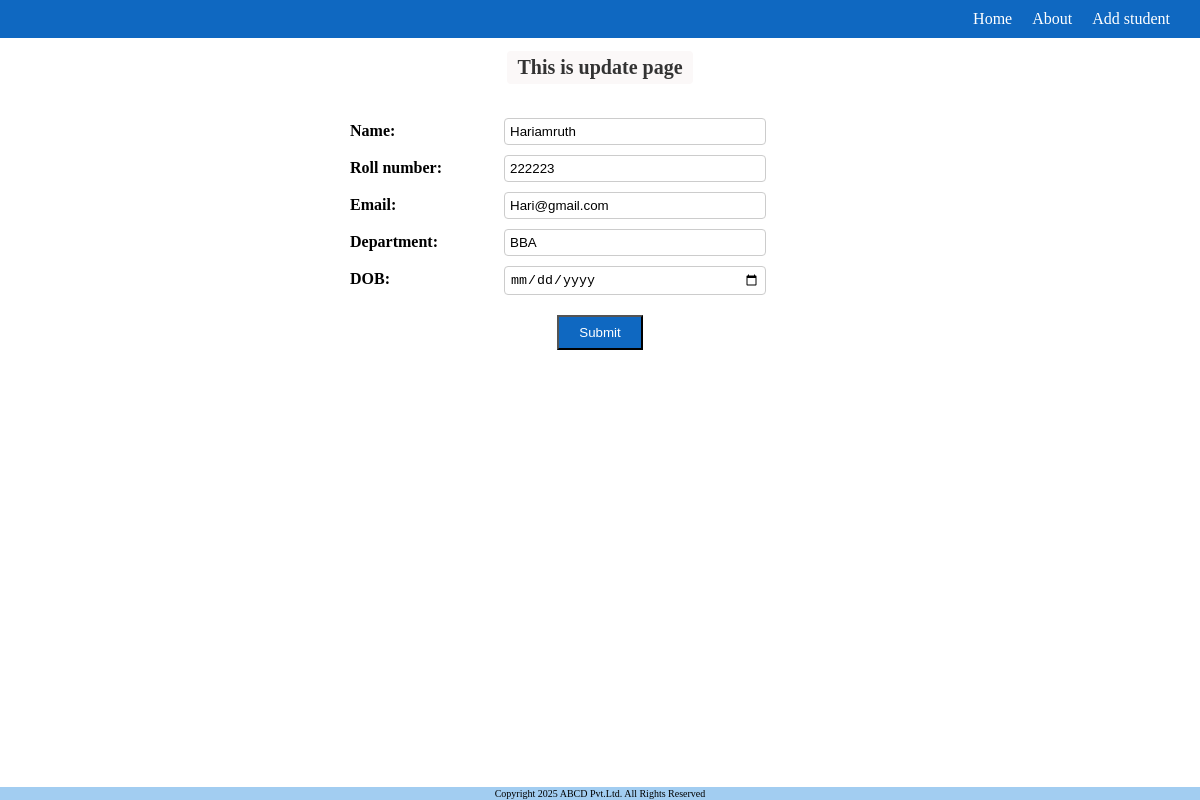
Page /update/16 on the committed database.
### base/models.py (models this page shows, shortened)
class StudentsModel(models.Model):
    name=models.CharField(max_length=50)
    roll_number=models.IntegerField()
    email=models.EmailField()
    department=models.CharField(max_length=30)
    dob=models.DateField()

### base/views.py (the view, shortened to what this page needs)
# urls.py: path('update/<int:pk>',update,name='update'),
def update(request,pk):
    data = StudentsModel.objects.get(id=pk)
    return render(request,'update.html',{'data':data})

### base/templates/update.html (shortened to what this page needs)
{% extends 'main.html' %}
{% block page_class %}update-page{% endblock %}
{% block content %}
<center>
    <h1>This is update page</h1>
    <form action="" method="POST" class="update-form">
        <div class="form-row">
            <label>Name:</label>
            <input type="text" name="name" value="{{data.name}}">
        </div>
        <div class="form-row">
            <label>Roll number:</label>
            <input type="text" name="roll_number" value="{{data.roll_number}}">
        </div>
        <div class="form-row">
            <label>Email:</label>
            <input type="email" name="email" value="{{data.email}}">
        </div>
        <div class="form-row">
            <label>Department:</label>
            <input type="text" name="department" value="{{data.department}}">
        </div>
        <div class="form-row">
            <label>DOB:</label>
            <input type="date" name="dob" value="{{data.dob}}">
        </div>
        <button type="submit">Submit</button>
    </form>
</center>
{% endblock %}

### static/style.css (style rules this page uses)
.update-page { background-image: url("images/update1.jpg"); background-size:contain; background-position: center; background-repeat: no-repeat; }
html, body { height: 100%; margin: 0; padding: 0; }
body { display: flex; flex-direction: column; }
h1 { display: inline-block; background-color: #fbf8f8; padding: 5px 10px; border-radius: 4px; font-size: 20px; color: #333; }
.update-form { width: 500px; margin: 20px auto; }
.form-row { margin: 10px 0; text-align: left; }
.form-row label { display: inline-block; width: 150px; font-weight: bold; }
.form-row input { width: 250px; padding: 5px; border: 1px solid #ccc; border-radius: 4px; }
.update-form button { margin-top: 10px; padding: 8px 20px; background-color: #0f68c1; color: white; }

### rows in the picture
StudentsModel: name "Hariamruth", roll_number "222223", email "Hari@gmail.com", department "BBA"
